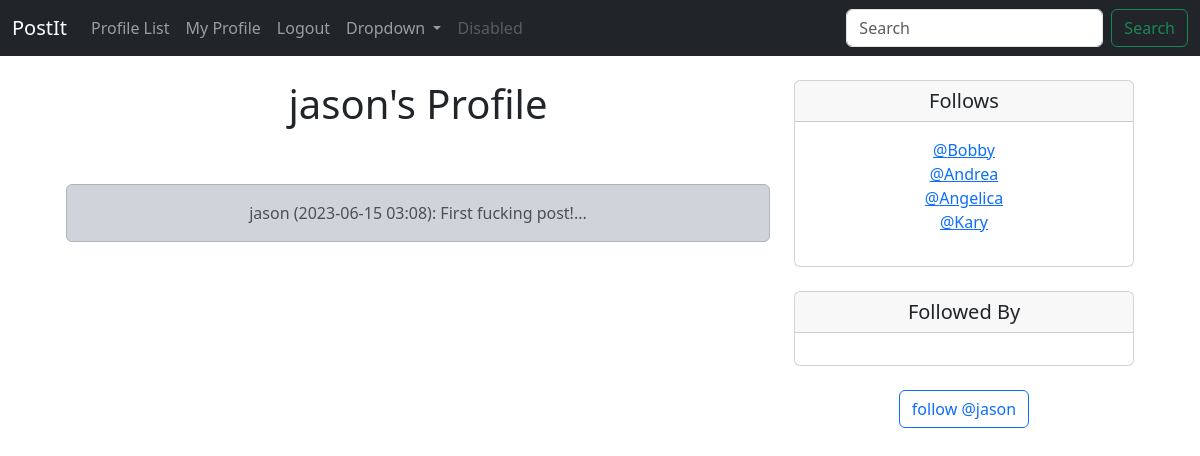
The app's page /profile/1 (signed in), older data.
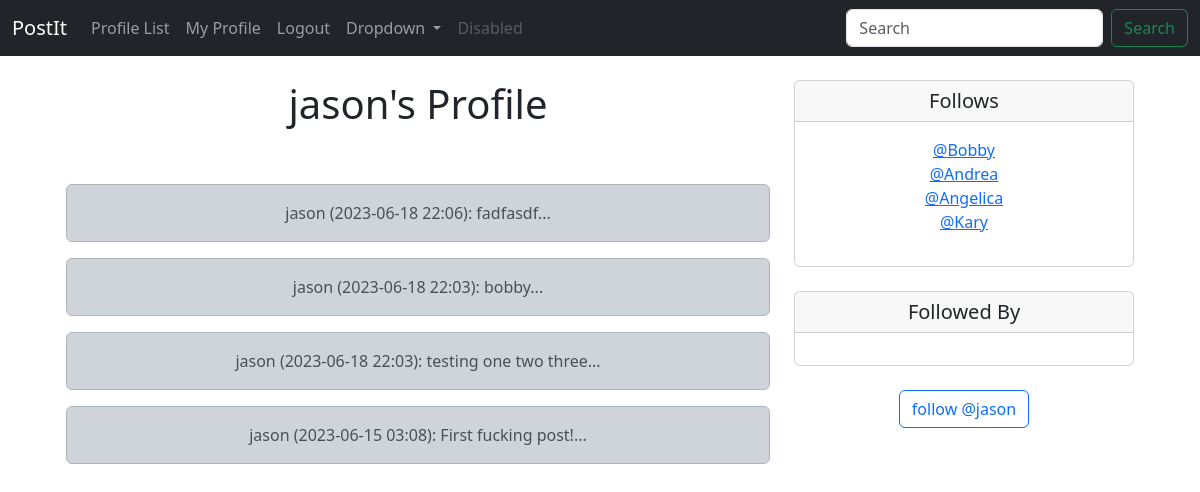
The same page, newer data.
### postit/models.py (models this page shows)
class Post(models.Model):
    user = models.ForeignKey(
        User, related_name='posts',
        on_delete=models.DO_NOTHING
    )
    body = models.CharField(max_length=200)
    created_at = models.DateTimeField(auto_now_add=True)
    def __str__(self):
        return(
            f'{self.user} '
            f'({self.created_at:%Y-%m-%d %H:%M}): '
            f'{self.body}...'
        )

class Profile(models.Model):
    user = models.OneToOneField(User, on_delete=models.CASCADE)
    follows = models.ManyToManyField(
        'self',
        related_name='followed_by',
        symmetrical=False,
        blank=True
    )
    date_modified = models.DateTimeField(User, auto_now=True)
    def __str__(self):
        return self.user.username

### postit/views.py (the view, shortened to what this page needs)
# urls.py: path('profile/<int:pk>', views.profile, name='profile'),
def profile(request, pk):
    if request.user.is_authenticated:
        profile = Profile.objects.get(user_id=pk)
        posts = Post.objects.filter(user_id=pk).order_by('-created_at')
        return render(request, 'profile.html', {'profile': profile, 'posts': posts})
    else:
        messages.success(request, 'You must be logged in to view this page!')
        return redirect('home')

### postit/templates/profile.html (shortened to what this page needs)
{% extends 'base.html' %}
{% block content %}
{% if profile %}
    <div class="container text-center">
        <div class="row">
            <div class="col-8">
                <h1>{{ profile.user.username }}'s Profile</h1><br/>
                <br/>
                {% if posts %}
                {% for post in posts %}
                <div class="alert alert-dark" role="alert">
                    {{ post }}
                </div>
                {% endfor %}
                {% endif %}
            </div>
            <div class="col-4">
                <div class="card">
                  <h5 class="card-header">Follows</h5>
                  <div class="card-body">
                    <p class="card-text">
                        {% for following in profile.follows.all %}
                <a href="{% url 'profile' following.user.id %}">@{{ following }}<a/><br/>
            {% endfor %}
                    </p>
                  </div>
                </div>
                <br/>
            <div class="card">
                  <h5 class="card-header">Followed By</h5>
                  <div class="card-body">
                  </div>
                </div>
                <br/>
                <form method="POST">
                {% if profile in user.profile.follows.all %}
                    <button class="btn btn-outline-danger" name="follow" value="unfollow" type="submit">
                        Unfollow @{{ profile.user.username }}
                    </button>
                {% else %}
                    <button class="btn btn-outline-primary" name="follow" value="follow" type="submit">
                        follow @{{ profile.user.username }}
                    </button>
                {% endif %}
                </form>
<br/>
            </div>
        </div>
    </div>
{% endif %}
{% endblock %}

Row changes from the older to the newer data that the page shows:
added Post: user+created_at+body "jason (2023-06-18 22:06): fadfasdf..."
added Post: user+created_at+body "jason (2023-06-18 22:03): bobby..."
added Post: user+created_at+body "jason (2023-06-18 22:03): testing one two three..."
